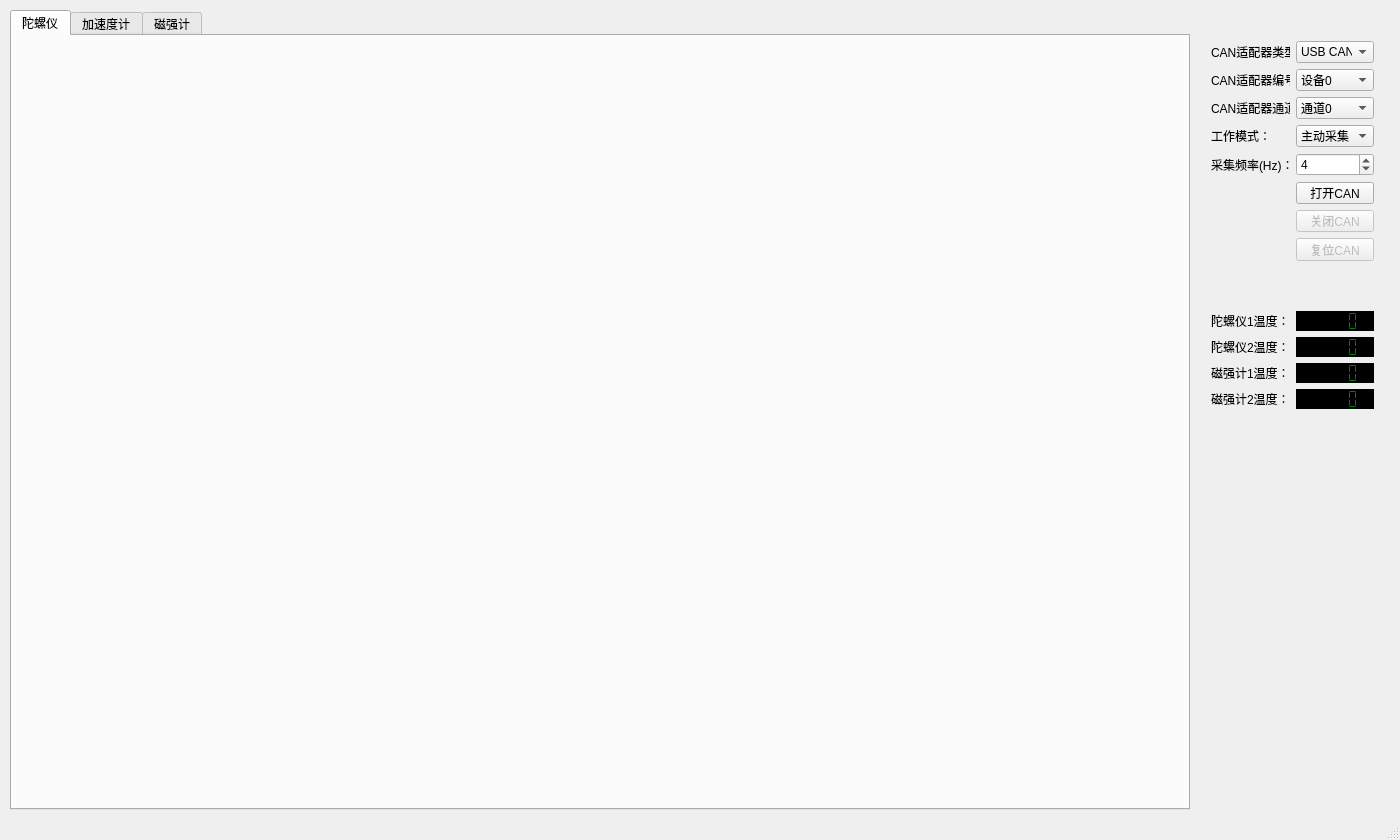
<?xml version="1.0" encoding="UTF-8"?>
<ui version="4.0">
 <class>MainWindow</class>
 <widget class="QMainWindow" name="MainWindow">
  <property name="geometry">
   <rect>
    <x>0</x>
    <y>0</y>
    <width>1400</width>
    <height>840</height>
   </rect>
  </property>
  <property name="windowTitle">
   <string>陀螺仪&amp;磁强计</string>
  </property>
  <widget class="QWidget" name="centralWidget">
   <widget class="QTabWidget" name="tabWidget">
    <property name="geometry">
     <rect>
      <x>10</x>
      <y>10</y>
      <width>1180</width>
      <height>800</height>
     </rect>
    </property>
    <property name="sizePolicy">
     <sizepolicy hsizetype="Maximum" vsizetype="Maximum">
      <horstretch>0</horstretch>
      <verstretch>0</verstretch>
     </sizepolicy>
    </property>
    <property name="currentIndex">
     <number>0</number>
    </property>
    <widget class="QWidget" name="tab_gyro">
     <property name="sizePolicy">
      <sizepolicy hsizetype="Maximum" vsizetype="Maximum">
       <horstretch>0</horstretch>
       <verstretch>0</verstretch>
      </sizepolicy>
     </property>
     <attribute name="title">
      <string>陀螺仪</string>
     </attribute>
     <widget class="QWidget" name="gridLayoutWidget_2">
      <property name="geometry">
       <rect>
        <x>10</x>
        <y>10</y>
        <width>1160</width>
        <height>760</height>
       </rect>
      </property>
      <layout class="QGridLayout" name="gridLayout_gyro"/>
     </widget>
    </widget>
    <widget class="QWidget" name="tab_accl">
     <attribute name="title">
      <string>加速度计</string>
     </attribute>
     <widget class="QWidget" name="gridLayoutWidget_3">
      <property name="geometry">
       <rect>
        <x>10</x>
        <y>10</y>
        <width>1160</width>
        <height>760</height>
       </rect>
      </property>
      <layout class="QGridLayout" name="gridLayout_accl">
       <property name="sizeConstraint">
        <enum>QLayout::SetMaximumSize</enum>
       </property>
      </layout>
     </widget>
    </widget>
    <widget class="QWidget" name="tab_mag">
     <attribute name="title">
      <string>磁强计</string>
     </attribute>
     <widget class="QWidget" name="gridLayoutWidget_4">
      <property name="geometry">
       <rect>
        <x>10</x>
        <y>10</y>
        <width>1160</width>
        <height>760</height>
       </rect>
      </property>
      <layout class="QGridLayout" name="gridLayout_mag"/>
     </widget>
    </widget>
   </widget>
   <widget class="QWidget" name="gridLayoutWidget">
    <property name="geometry">
     <rect>
      <x>1200</x>
      <y>30</y>
      <width>185</width>
      <height>241</height>
     </rect>
    </property>
    <layout class="QGridLayout" name="gridLayout">
     <item row="6" column="1">
      <widget class="QPushButton" name="pushButton_OpenDev">
       <property name="text">
        <string>打开CAN</string>
       </property>
      </widget>
     </item>
     <item row="7" column="1">
      <widget class="QPushButton" name="pushButton_CloseDev">
       <property name="enabled">
        <bool>false</bool>
       </property>
       <property name="text">
        <string>关闭CAN</string>
       </property>
      </widget>
     </item>
     <item row="8" column="1">
      <widget class="QPushButton" name="pushButton_ResetDev">
       <property name="enabled">
        <bool>false</bool>
       </property>
       <property name="text">
        <string>复位CAN</string>
       </property>
      </widget>
     </item>
     <item row="1" column="1">
      <widget class="QComboBox" name="comboBox_DevId">
       <item>
        <property name="text">
         <string>设备0</string>
        </property>
       </item>
       <item>
        <property name="text">
         <string>设备1</string>
        </property>
       </item>
      </widget>
     </item>
     <item row="0" column="1">
      <widget class="QComboBox" name="comboBox_DevType">
       <property name="maximumSize">
        <size>
         <width>16777215</width>
         <height>16777215</height>
        </size>
       </property>
       <item>
        <property name="text">
         <string>USB CAN II</string>
        </property>
       </item>
       <item>
        <property name="text">
         <string>USB CAN I</string>
        </property>
       </item>
      </widget>
     </item>
     <item row="2" column="1">
      <widget class="QComboBox" name="comboBox_ChId">
       <item>
        <property name="text">
         <string>通道0</string>
        </property>
       </item>
       <item>
        <property name="text">
         <string>通道1</string>
        </property>
       </item>
      </widget>
     </item>
     <item row="5" column="1">
      <spacer name="verticalSpacer">
       <property name="orientation">
        <enum>Qt::Vertical</enum>
       </property>
       <property name="sizeHint" stdset="0">
        <size>
         <width>20</width>
         <height>40</height>
        </size>
       </property>
      </spacer>
     </item>
     <item row="4" column="1">
      <widget class="QSpinBox" name="spinBox_AcqFreq">
       <property name="maximumSize">
        <size>
         <width>16777215</width>
         <height>16777215</height>
        </size>
       </property>
       <property name="minimum">
        <number>1</number>
       </property>
       <property name="maximum">
        <number>20</number>
       </property>
       <property name="value">
        <number>4</number>
       </property>
      </widget>
     </item>
     <item row="4" column="0">
      <widget class="QLabel" name="label_AcqFreq">
       <property name="maximumSize">
        <size>
         <width>16777215</width>
         <height>16777215</height>
        </size>
       </property>
       <property name="text">
        <string>采集频率(Hz)：</string>
       </property>
      </widget>
     </item>
     <item row="0" column="0">
      <widget class="QLabel" name="label_DevType">
       <property name="text">
        <string>CAN适配器类型：</string>
       </property>
      </widget>
     </item>
     <item row="1" column="0">
      <widget class="QLabel" name="label_DevId">
       <property name="text">
        <string>CAN适配器编号：</string>
       </property>
      </widget>
     </item>
     <item row="2" column="0">
      <widget class="QLabel" name="label_ChId">
       <property name="text">
        <string>CAN适配器通道：</string>
       </property>
      </widget>
     </item>
     <item row="3" column="0">
      <widget class="QLabel" name="label_WorkMode">
       <property name="text">
        <string>工作模式：</string>
       </property>
      </widget>
     </item>
     <item row="3" column="1">
      <widget class="QComboBox" name="comboBox_WorkMode">
       <item>
        <property name="text">
         <string>主动采集</string>
        </property>
       </item>
       <item>
        <property name="text">
         <string>被动侦听</string>
        </property>
       </item>
      </widget>
     </item>
    </layout>
   </widget>
   <widget class="QWidget" name="gridLayoutWidget_5">
    <property name="geometry">
     <rect>
      <x>1200</x>
      <y>300</y>
      <width>185</width>
      <height>120</height>
     </rect>
    </property>
    <layout class="QGridLayout" name="gridLayout_2">
     <item row="0" column="1">
      <widget class="QLCDNumber" name="lcdNumber_Gyr0">
       <property name="autoFillBackground">
        <bool>false</bool>
       </property>
       <property name="styleSheet">
        <string notr="true">background-color: black;
color: green;</string>
       </property>
       <property name="frameShadow">
        <enum>QFrame::Raised</enum>
       </property>
       <property name="lineWidth">
        <number>1</number>
       </property>
       <property name="smallDecimalPoint">
        <bool>false</bool>
       </property>
       <property name="digitCount">
        <number>5</number>
       </property>
       <property name="segmentStyle">
        <enum>QLCDNumber::Flat</enum>
       </property>
      </widget>
     </item>
     <item row="0" column="0">
      <widget class="QLabel" name="label">
       <property name="text">
        <string>陀螺仪1温度：</string>
       </property>
      </widget>
     </item>
     <item row="1" column="0">
      <widget class="QLabel" name="label_2">
       <property name="text">
        <string>陀螺仪2温度：</string>
       </property>
      </widget>
     </item>
     <item row="2" column="0">
      <widget class="QLabel" name="label_3">
       <property name="text">
        <string>磁强计1温度：</string>
       </property>
      </widget>
     </item>
     <item row="3" column="0">
      <widget class="QLabel" name="label_4">
       <property name="text">
        <string>磁强计2温度：</string>
       </property>
      </widget>
     </item>
     <item row="1" column="1">
      <widget class="QLCDNumber" name="lcdNumber_Gyr1">
       <property name="autoFillBackground">
        <bool>false</bool>
       </property>
       <property name="styleSheet">
        <string notr="true">background-color: black;
color: green;</string>
       </property>
       <property name="frameShape">
        <enum>QFrame::Box</enum>
       </property>
       <property name="frameShadow">
        <enum>QFrame::Raised</enum>
       </property>
       <property name="lineWidth">
        <number>1</number>
       </property>
       <property name="smallDecimalPoint">
        <bool>false</bool>
       </property>
       <property name="digitCount">
        <number>5</number>
       </property>
       <property name="segmentStyle">
        <enum>QLCDNumber::Flat</enum>
       </property>
      </widget>
     </item>
     <item row="2" column="1">
      <widget class="QLCDNumber" name="lcdNumber_Mag0">
       <property name="autoFillBackground">
        <bool>false</bool>
       </property>
       <property name="styleSheet">
        <string notr="true">background-color: black;
color: green;</string>
       </property>
       <property name="frameShadow">
        <enum>QFrame::Raised</enum>
       </property>
       <property name="lineWidth">
        <number>1</number>
       </property>
       <property name="smallDecimalPoint">
        <bool>false</bool>
       </property>
       <property name="digitCount">
        <number>5</number>
       </property>
       <property name="segmentStyle">
        <enum>QLCDNumber::Flat</enum>
       </property>
      </widget>
     </item>
     <item row="3" column="1">
      <widget class="QLCDNumber" name="lcdNumber_Mag1">
       <property name="autoFillBackground">
        <bool>false</bool>
       </property>
       <property name="styleSheet">
        <string notr="true">background-color: black;
color: green;</string>
       </property>
       <property name="frameShadow">
        <enum>QFrame::Raised</enum>
       </property>
       <property name="lineWidth">
        <number>1</number>
       </property>
       <property name="smallDecimalPoint">
        <bool>false</bool>
       </property>
       <property name="digitCount">
        <number>5</number>
       </property>
       <property name="segmentStyle">
        <enum>QLCDNumber::Flat</enum>
       </property>
      </widget>
     </item>
    </layout>
   </widget>
  </widget>
  <widget class="QStatusBar" name="statusBar"/>
 </widget>
 <layoutdefault spacing="6" margin="11"/>
 <resources/>
 <connections/>
</ui>
